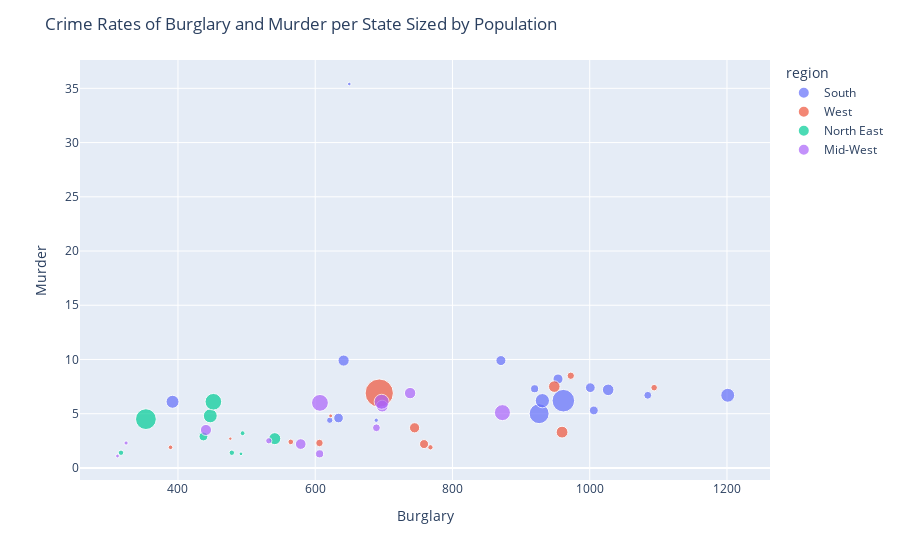

The notebook cell this image was saved under:
### Markdown cell above
## Bubble Chart

### Code cell
fig = px.scatter(df_states, x='burglary', y='murder', size='population', color='region')
fig.update_layout(
  title="Crime Rates of Burglary and Murder per State Sized by Population", 
  xaxis_title="Burglary", 
  yaxis_title="Murder")
fig.show()

### Figure 1 — Plotly figure (JSON) as saved in the notebook; plotly's stock layout.template omitted (floating-point values rounded to 4 significant figures)
{"data": [{"hovertemplate": "region=South<br>burglary=%{x}<br>murder=%{y}<br>population=%{marker.size}<extra></extra>", "legendgroup": "South", "marker": {"color": "#636efa", "size": [4545049, 2776221, 839906, 582049, 17783868, 9097428, 4182293, 4497691, 5582520, 2900116, 8669452, 3532769, 4256199, 5995748, 22801920, 7563887, 1803920], "sizemode": "area", "sizeref": 89490.0, "symbol": "circle"}, "mode": "markers", "name": "South", "orientation": "v", "showlegend": true, "type": "scatter", "x": [953.8, 1085.0, 688.9, 649.7, 926.3, 931, 634, 870.6, 641.4, 919.7, 1201.0, 1006, 1001.0, 1027.0, 961.6, 392.1, 621.2], "xaxis": "x", "y": [8.2, 6.7, 4.4, 35.4, 5, 6.2, 4.6, 9.9, 9.9, 7.3, 6.7, 5.3, 7.4, 7.2, 6.2, 6.1, 4.4], "yaxis": "y"}, {"hovertemplate": "region=West<br>burglary=%{x}<br>murder=%{y}<br>population=%{marker.size}<extra></extra>", "legendgroup": "West", "marker": {"color": "#EF553B", "size": [669488, 5974834, 35795255, 4660780, 1266117, 1425862, 934801, 2408804, 1916538, 3617869, 2499637, 6261282, 506242], "sizemode": "area", "sizeref": 89490.0, "symbol": "circle"}, "mode": "markers", "name": "West", "orientation": "v", "showlegend": true, "type": "scatter", "x": [622.5, 948.4, 693.3, 744.8, 767.9, 564.4, 389.2, 972.4, 1094.0, 758.6, 606.2, 959.7, 476.3], "xaxis": "x", "y": [4.8, 7.5, 6.9, 3.7, 1.9, 2.4, 1.9, 8.5, 7.4, 2.2, 2.3, 3.3, 2.7], "yaxis": "y"}, {"hovertemplate": "region=North East<br>burglary=%{x}<br>murder=%{y}<br>population=%{marker.size}<extra></extra>", "legendgroup": "North East", "marker": {"color": "#00cc96", "size": [3477416, 1311631, 6453031, 1301415, 8621837, 19330891, 12418161, 1064989, 618814], "sizemode": "area", "sizeref": 89490.0, "symbol": "circle"}, "mode": "markers", "name": "North East", "orientation": "v", "showlegend": true, "type": "scatter", "x": [437.1, 478.5, 541.1, 317, 447.1, 353.3, 451.6, 494.2, 491.8], "xaxis": "x", "y": [2.9, 1.4, 2.7, 1.4, 4.8, 4.5, 6.1, 3.2, 1.3], "yaxis": "y"}, {"hovertemplate": "region=Mid-West<br>burglary=%{x}<br>murder=%{y}<br>population=%{marker.size}<extra></extra>", "legendgroup": "Mid-West", "marker": {"color": "#ab63fa", "size": [12674452, 6253120, 2949450, 2741771, 10090554, 5106560, 5806639, 1751721, 635365, 11475262, 780084, 5541443], "sizemode": "area", "sizeref": 89490.0, "symbol": "circle"}, "mode": "markers", "name": "Mid-West", "orientation": "v", "showlegend": true, "type": "scatter", "x": [606.9, 697.6, 606.4, 689.2, 696.8, 578.9, 738.3, 532.4, 311.9, 872.8, 324.4, 440.8], "xaxis": "x", "y": [6, 5.7, 1.3, 3.7, 6.1, 2.2, 6.9, 2.5, 1.1, 5.1, 2.3, 3.5], "yaxis": "y"}], "layout": {"legend": {"itemsizing": "constant", "title": {"text": "region"}, "tracegroupgap": 0}, "margin": {"t": 60}, "title": {"text": "Crime Rates of Burglary and Murder per State Sized by Population"}, "xaxis": {"anchor": "y", "domain": [0, 1], "title": {"text": "Burglary"}}, "yaxis": {"anchor": "x", "domain": [0, 1], "title": {"text": "Murder"}}}}
